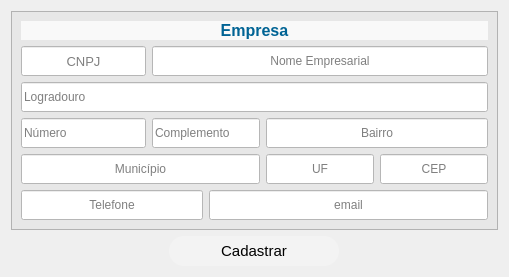
                <widget class="QWidget" name="tab">
                 <attribute name="title">
                  <string>Cadastro</string>
                 </attribute>
                 <layout class="QVBoxLayout" name="verticalLayout_10">
                  <item>
                   <widget class="QFrame" name="frame_16">
                    <property name="sizePolicy">
                     <sizepolicy hsizetype="Expanding" vsizetype="Preferred">
                      <horstretch>0</horstretch>
                      <verstretch>0</verstretch>
                     </sizepolicy>
                    </property>
                    <property name="styleSheet">
                     <string notr="true">QLineEdit{

	background-color: rgb(255, 255, 255);
	font: 10pt &quot;MS Shell Dlg 2&quot;;
}

QFrame{
	
	
	background-color: rgb(231, 231, 231);

}</string>
                    </property>
                    <property name="frameShape">
                     <enum>QFrame::StyledPanel</enum>
                    </property>
                    <property name="frameShadow">
                     <enum>QFrame::Raised</enum>
                    </property>
                    <layout class="QGridLayout" name="gridLayout_7">
                     <item row="3" column="2" colspan="2">
                      <widget class="QLineEdit" name="txt_complemento">
                       <property name="sizePolicy">
                        <sizepolicy hsizetype="Preferred" vsizetype="Preferred">
                         <horstretch>0</horstretch>
                         <verstretch>0</verstretch>
                        </sizepolicy>
                       </property>
                       <property name="minimumSize">
                        <size>
                         <width>0</width>
                         <height>30</height>
                        </size>
                       </property>
                       <property name="maximumSize">
                        <size>
                         <width>16777215</width>
                         <height>30</height>
                        </size>
                       </property>
                       <property name="styleSheet">
                        <string notr="true"/>
                       </property>
                       <property name="text">
                        <string/>
                       </property>
                       <property name="maxLength">
                        <number>21</number>
                       </property>
                       <property name="placeholderText">
                        <string>Complemento</string>
                       </property>
                      </widget>
                     </item>
                     <item row="5" column="0" colspan="3">
                      <widget class="QLineEdit" name="txt_tel_contr">
                       <property name="sizePolicy">
                        <sizepolicy hsizetype="Preferred" vsizetype="Fixed">
                         <horstretch>0</horstretch>
                         <verstretch>0</verstretch>
                        </sizepolicy>
                       </property>
                       <property name="minimumSize">
                        <size>
                         <width>0</width>
                         <height>30</height>
                        </size>
                       </property>
                       <property name="maximumSize">
                        <size>
                         <width>16777215</width>
                         <height>30</height>
                        </size>
                       </property>
                       <property name="styleSheet">
                        <string notr="true"/>
                       </property>
                       <property name="maxLength">
                        <number>13</number>
                       </property>
                       <property name="alignment">
                        <set>Qt::AlignCenter</set>
                       </property>
                       <property name="placeholderText">
                        <string>Telefone</string>
                       </property>
                      </widget>
                     </item>
                     <item row="2" column="0" colspan="6">
                      <widget class="QLineEdit" name="txt_logradouro">
                       <property name="sizePolicy">
                        <sizepolicy hsizetype="Preferred" vsizetype="Preferred">
                         <horstretch>0</horstretch>
                         <verstretch>0</verstretch>
                        </sizepolicy>
                       </property>
                       <property name="minimumSize">
                        <size>
                         <width>0</width>
                         <height>30</height>
                        </size>
                       </property>
                       <property name="maximumSize">
                        <size>
                         <width>16777215</width>
                         <height>30</height>
                        </size>
                       </property>
                       <property name="styleSheet">
                        <string notr="true"/>
                       </property>
                       <property name="maxLength">
                        <number>40</number>
                       </property>
                       <property name="placeholderText">
                        <string>Logradouro</string>
                       </property>
                      </widget>
                     </item>
                     <item row="1" column="0" colspan="2">
                      <widget class="QLineEdit" name="txt_cnpj_contr">
                       <property name="sizePolicy">
                        <sizepolicy hsizetype="Preferred" vsizetype="Preferred">
                         <horstretch>0</horstretch>
                         <verstretch>0</verstretch>
                        </sizepolicy>
                       </property>
                       <property name="minimumSize">
                        <size>
                         <width>0</width>
                         <height>30</height>
                        </size>
                       </property>
                       <property name="maximumSize">
                        <size>
                         <width>16777215</width>
                         <height>30</height>
                        </size>
                       </property>
                       <property name="font">
                        <font>
                         <pointsize>10</pointsize>
                        </font>
                       </property>
                       <property name="styleSheet">
                        <string notr="true">background-color: rgb(255, 255, 255);</string>
                       </property>
                       <property name="maxLength">
                        <number>14</number>
                       </property>
                       <property name="alignment">
                        <set>Qt::AlignCenter</set>
                       </property>
                       <property name="placeholderText">
                        <string>CNPJ</string>
                       </property>
                      </widget>
                     </item>
                     <item row="1" column="2" colspan="4">
                      <widget class="QLineEdit" name="txt_nome_contr">
                       <property name="sizePolicy">
                        <sizepolicy hsizetype="Preferred" vsizetype="Preferred">
                         <horstretch>0</horstretch>
                         <verstretch>0</verstretch>
                        </sizepolicy>
                       </property>
                       <property name="minimumSize">
                        <size>
                         <width>0</width>
                         <height>30</height>
                        </size>
                       </property>
                       <property name="maximumSize">
                        <size>
                         <width>16777215</width>
                         <height>30</height>
                        </size>
                       </property>
                       <property name="styleSheet">
                        <string notr="true"/>
                       </property>
                       <property name="maxLength">
                        <number>115</number>
                       </property>
                       <property name="alignment">
                        <set>Qt::AlignCenter</set>
                       </property>
                       <property name="placeholderText">
                        <string>Nome Empresarial</string>
                       </property>
                      </widget>
                     </item>
                     <item row="3" column="0" colspan="2">
                      <widget class="QLineEdit" name="txt_num">
                       <property name="sizePolicy">
                        <sizepolicy hsizetype="Preferred" vsizetype="Preferred">
                         <horstretch>0</horstretch>
                         <verstretch>0</verstretch>
                        </sizepolicy>
                       </property>
                       <property name="minimumSize">
                        <size>
                         <width>0</width>
                         <height>30</height>
                        </size>
                       </property>
                       <property name="styleSheet">
                        <string notr="true"/>
                       </property>
                       <property name="maxLength">
                        <number>6</number>
                       </property>
                       <property name="placeholderText">
                        <string>Número</string>
                       </property>
                      </widget>
                     </item>
                     <item row="4" column="4">
                      <widget class="QLineEdit" name="txt_uf">
                       <property name="sizePolicy">
                        <sizepolicy hsizetype="Preferred" vsizetype="Preferred">
                         <horstretch>0</horstretch>
                         <verstretch>0</verstretch>
                        </sizepolicy>
                       </property>
                       <property name="minimumSize">
                        <size>
                         <width>0</width>
                         <height>0</height>
                        </size>
                       </property>
                       <property name="styleSheet">
                        <string notr="true"/>
                       </property>
                       <property name="maxLength">
                        <number>2</number>
                       </property>
                       <property name="alignment">
                        <set>Qt::AlignCenter</set>
                       </property>
                       <property name="placeholderText">
                        <string>UF</string>
                       </property>
                      </widget>
                     </item>
                     <item row="5" column="3" colspan="3">
                      <widget class="QLineEdit" name="txt_email_contr">
                       <property name="sizePolicy">
                        <sizepolicy hsizetype="Preferred" vsizetype="Fixed">
                         <horstretch>0</horstretch>
                         <verstretch>0</verstretch>
                        </sizepolicy>
                       </property>
                       <property name="minimumSize">
                        <size>
                         <width>0</width>
                         <height>30</height>
                        </size>
                       </property>
                       <property name="maximumSize">
                        <size>
                         <width>16777215</width>
                         <height>30</height>
                        </size>
                       </property>
                       <property name="styleSheet">
                        <string notr="true"/>
                       </property>
                       <property name="inputMethodHints">
                        <set>Qt::ImhEmailCharactersOnly</set>
                       </property>
                       <property name="maxLength">
                        <number>40</number>
                       </property>
                       <property name="alignment">
                        <set>Qt::AlignCenter</set>
                       </property>
                       <property name="placeholderText">
                        <string>email</string>
                       </property>
                      </widget>
                     </item>
                     <item row="4" column="5">
                      <widget class="QLineEdit" name="txt_cep">
                       <property name="sizePolicy">
                        <sizepolicy hsizetype="Preferred" vsizetype="Fixed">
                         <horstretch>0</horstretch>
                         <verstretch>0</verstretch>
                        </sizepolicy>
                       </property>
                       <property name="minimumSize">
                        <size>
                         <width>0</width>
                         <height>30</height>
                        </size>
                       </property>
                       <property name="styleSheet">
                        <string notr="true"/>
                       </property>
                       <property name="maxLength">
                        <number>8</number>
                       </property>
                       <property name="alignment">
                        <set>Qt::AlignCenter</set>
                       </property>
                       <property name="placeholderText">
                        <string>CEP</string>
                       </property>
                      </widget>
                     </item>
                     <item row="4" column="0" colspan="4">
                      <widget class="QLineEdit" name="txt_mun">
                       <property name="sizePolicy">
                        <sizepolicy hsizetype="Preferred" vsizetype="Preferred">
                         <horstretch>0</horstretch>
                         <verstretch>0</verstretch>
                        </sizepolicy>
                       </property>
                       <property name="minimumSize">
                        <size>
                         <width>0</width>
                         <height>30</height>
                        </size>
                       </property>
                       <property name="styleSheet">
                        <string notr="true"/>
                       </property>
                       <property name="maxLength">
                        <number>50</number>
                       </property>
                       <property name="alignment">
                        <set>Qt::AlignCenter</set>
                       </property>
                       <property name="placeholderText">
                        <string>Município</string>
                       </property>
                      </widget>
                     </item>
                     <item row="3" column="4" colspan="2">
                      <widget class="QLineEdit" name="txt_bairro">
                       <property name="sizePolicy">
                        <sizepolicy hsizetype="Preferred" vsizetype="Preferred">
                         <horstretch>0</horstretch>
                         <verstretch>0</verstretch>
                        </sizepolicy>
                       </property>
                       <property name="minimumSize">
                        <size>
                         <width>0</width>
                         <height>0</height>
                        </size>
                       </property>
                       <property name="styleSheet">
                        <string notr="true"/>
                       </property>
                       <property name="maxLength">
                        <number>20</number>
                       </property>
                       <property name="alignment">
                        <set>Qt::AlignCenter</set>
                       </property>
                       <property name="placeholderText">
                        <string>Bairro</string>
                       </property>
                      </widget>
                     </item>
                     <item row="0" column="0" colspan="6">
                      <widget class="QLabel" name="label_18">
                       <property name="styleSheet">
                        <string notr="true">color: rgb(0, 99, 148);
background-color: rgb(249, 249, 249);
</string>
                       </property>
                       <property name="text">
                        <string>&lt;html&gt;&lt;head/&gt;&lt;body&gt;&lt;p align=&quot;center&quot;&gt;&lt;span style=&quot; font-size:12pt; font-weight:600;&quot;&gt;Empresa&lt;/span&gt;&lt;/p&gt;&lt;/body&gt;&lt;/html&gt;</string>
                       </property>
                      </widget>
                     </item>
                    </layout>
                   </widget>
                  </item>
                  <item alignment="Qt::AlignHCenter">
                   <widget class="QPushButton" name="btn_cadastrar">
                    <property name="sizePolicy">
                     <sizepolicy hsizetype="Minimum" vsizetype="Preferred">
                      <horstretch>0</horstretch>
                      <verstretch>0</verstretch>
                     </sizepolicy>
                    </property>
                    <property name="minimumSize">
                     <size>
                      <width>170</width>
                      <height>30</height>
                     </size>
                    </property>
                    <property name="maximumSize">
                     <size>
                      <width>16777215</width>
                      <height>30</height>
                     </size>
                    </property>
                    <property name="font">
                     <font>
                      <pointsize>11</pointsize>
                     </font>
                    </property>
                    <property name="cursor">
                     <cursorShape>PointingHandCursor</cursorShape>
                    </property>
                    <property name="styleSheet">
                     <string notr="true">QPushButton:hover{
	background-color:rgb(0, 170, 255); 
	border-radius:15px;
	color:#fff
}

QPushButton{
			border-radius:15px;
	background-color: rgb(243, 243, 243);
}</string>
                    </property>
                    <property name="text">
                     <string>Cadastrar</string>
                    </property>
                   </widget>
                  </item>
                 </layout>
                </widget>
